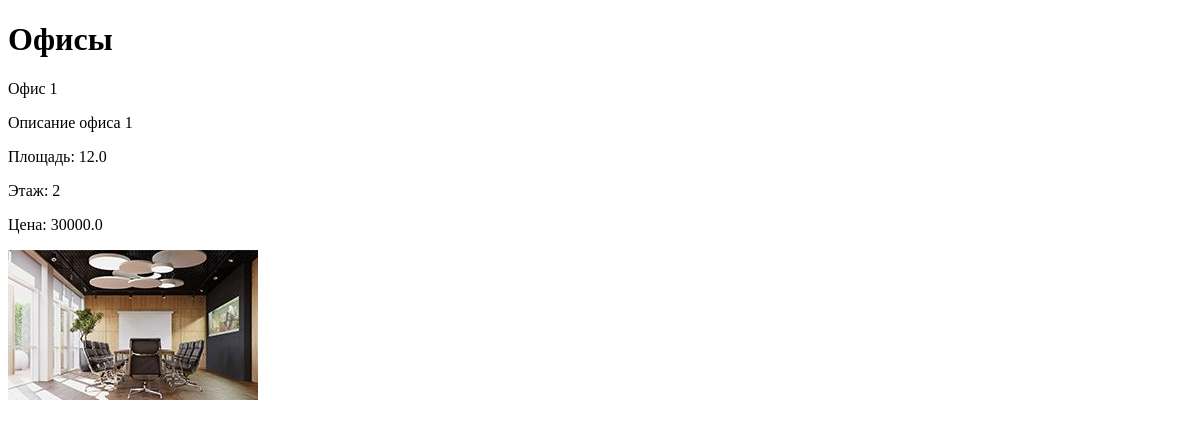
The app's page /, older data.
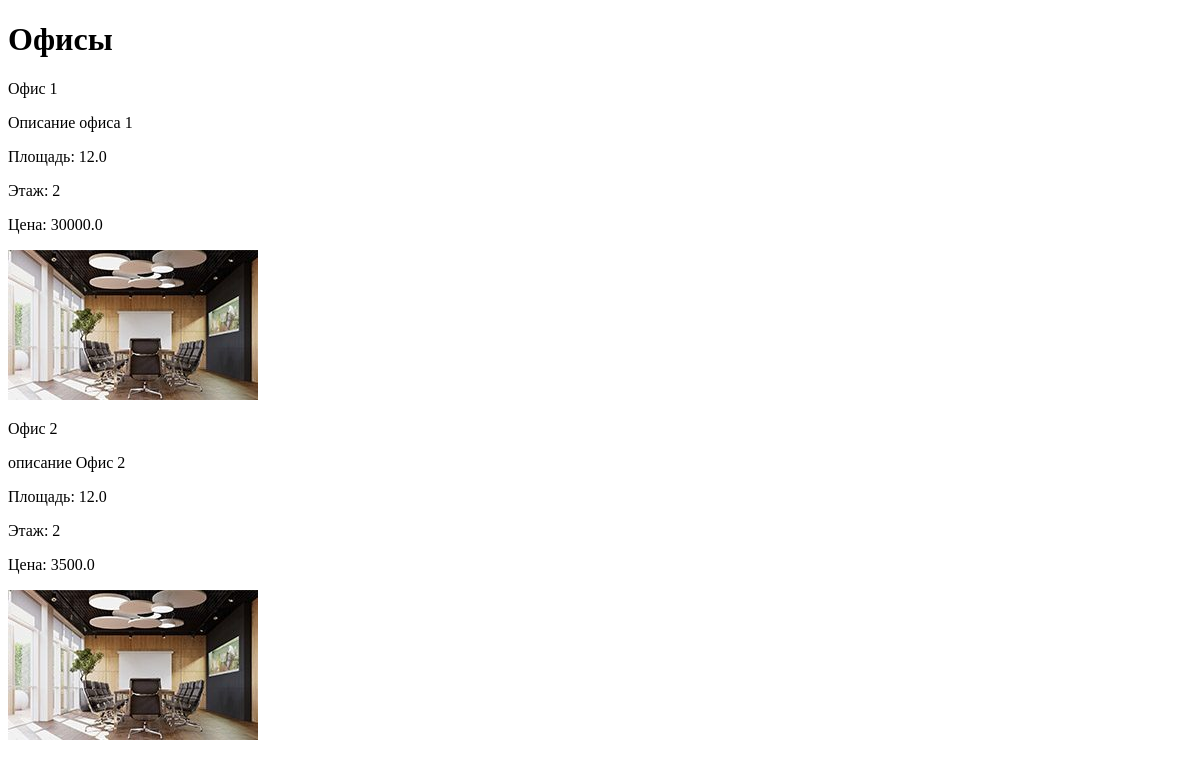
The same page, newer data.
### rent/models.py (models this page shows, shortened)
class Premises(models.Model):
    areaName = models.CharField(verbose_name='Название площади',
                                max_length=30)
    describe = models.TextField(verbose_name='Описание площади',
                                blank=True)
    area = models.FloatField(verbose_name='Площадь помещения',
                             blank=False)
    floor = models.IntegerField(verbose_name='Этаж', blank=False)
    price = models.FloatField(verbose_name="Цена/месяц в руб.")
    photo = models.ImageField(verbose_name='Изображения',
                              upload_to='photos/%Y/%m/%d/', blank=True)
    purpose = models.ManyToManyField('PurposesOfPremises', verbose_name='Назначения', blank=True)
    class Meta:
        verbose_name = 'Помещение'
        verbose_name_plural = 'Помещения'

### rent/views.py (the view)
# urls.py: path('', index),
def index(request):
    premises = Premises.objects.all()
    context = {
        'premises': premises,
        'title': 'Офисы'
    }
    return render(request, template_name='rent/index.html', context=context)

### templates/rent/index.html (shortened to what this page needs)
<!DOCTYPE html>
<html lang="en">
<head>
</head>
<body>
    <h1>{{ title }}</h1>
    {% for item in premises %}
    <div>
        <p>{{ item.areaName }}</p>
        <p>{{ item.describe }}</p>
        <p>Площадь: {{ item.area }}</p>
        <p>Этаж: {{ item.floor}}</p>
        <p>Цена: {{ item.price}}</p>
        <img src="{{ item.photo.url }}" alt=""/>
    </div>
    {% endfor %}
</body>
</html>

Row changes from the older to the newer data that the page shows:
added Premises: areaName "Офис 2", describe "описание Офис 2", area "12.0", floor "2", price "3500.0", photo (picture)
